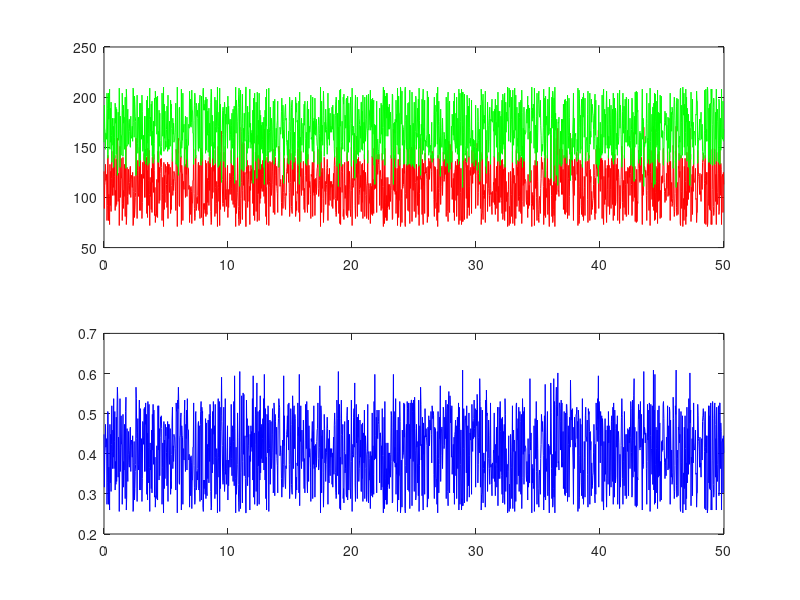

Write the MATLAB code that produced this figure.
clear
N_trace=1;
for j = 1:N_trace;
len=[];time=[];datapoint=[];i=[];donor=[];acceptor=[];fname=[];in=[];
len = (45)+5;
time=0:0.03:len;
gamma=zeros(len,1);
datapoint=size(time);datapoint=datapoint(2);
cd('D:\smFret');


for i=1:datapoint;
    r=rand;
    if r>0.9; donor(i)=150+randi([-40,40]);
    else; donor(i) = 170+randi([-40,40]);
    end
end
acceptor= 300-donor+randi([-20,20]);

output=[time' , donor', acceptor'];
in=num2str(j);
fname=['trace' in '.dat'];
save(fname,'output','-ascii') ;
end

 subplot(2,1,1)
 plot(time,acceptor,'r',time,donor,'g')
 subplot(2,1,2)
 fret=acceptor./(donor+acceptor);
 plot(time,fret,'b');